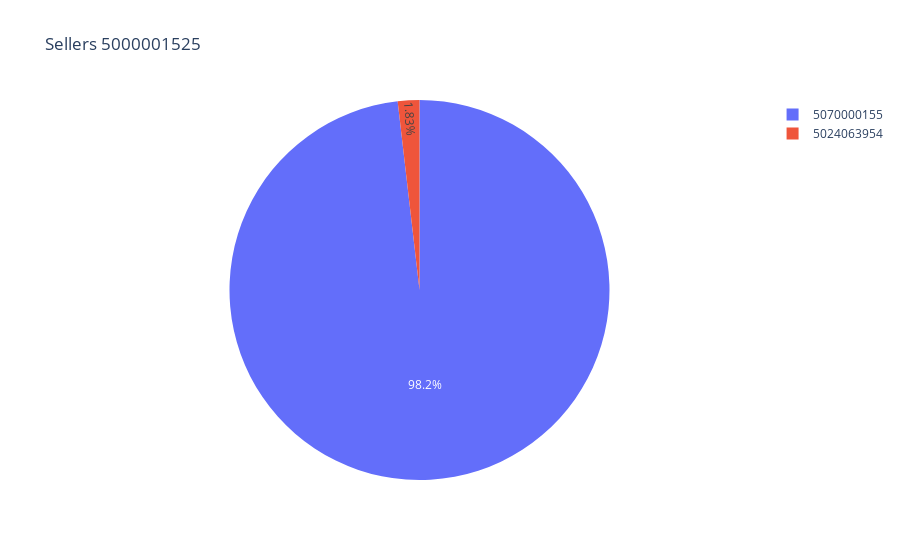

This figure's notebook cell:
### Code cell
display(sellers)
px.pie(sellers.reset_index(), names='index', values='n_transactions', title='Sellers '+owner_inn)

### Figure 1 — Plotly figure (JSON) as saved in the notebook; plotly's stock layout.template omitted (floating-point values rounded to 4 significant figures)
{"data": [{"domain": {"x": [0, 1], "y": [0, 1]}, "hoverlabel": {"namelength": 0}, "hovertemplate": "index=%{label}<br>n_transactions=%{value}", "labels": ["5070000155", "5024063954"], "legendgroup": "", "name": "", "showlegend": true, "type": "pie", "values": [107, 2]}], "layout": {"autosize": true, "legend": {"tracegroupgap": 0}, "title": {"text": "Sellers 5000001525"}}}
